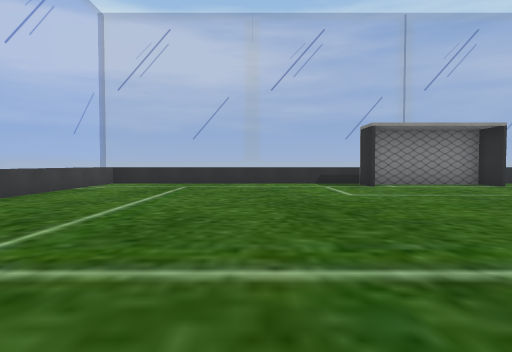
view 1 (above)

23 first-person views from a walk through a 3-D level made in the Unity game engine. The camera is 1.2 m above the floor, tilts 2° down and sees 75° across. The floor is counted in squares, 2 m on a side. Each view is taken from the middle of a square. On the plan, view 1 faces up. The plan holds only what a view shows up to about 10 squares ahead; the rest is blank. Some surface patterns are stand-ins.

view 2
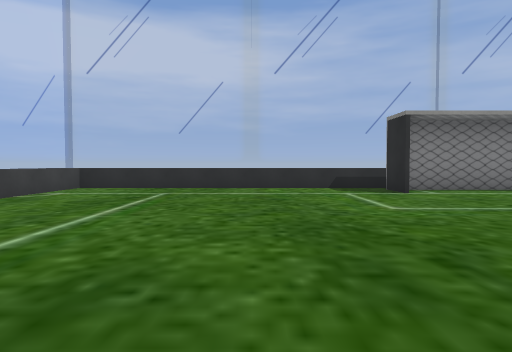

view 3
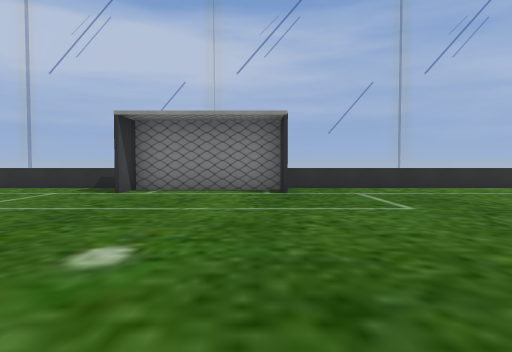

view 4
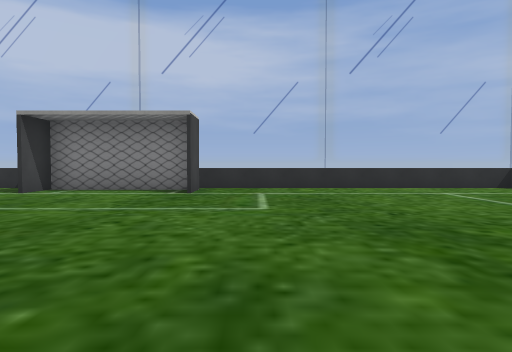

view 5
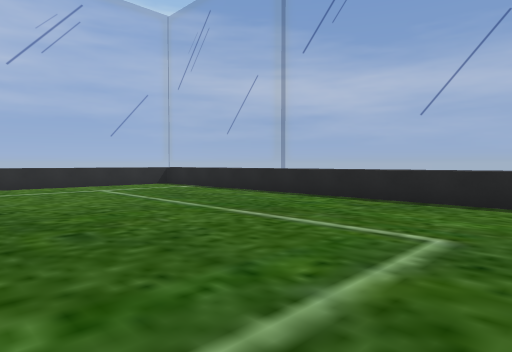

view 6
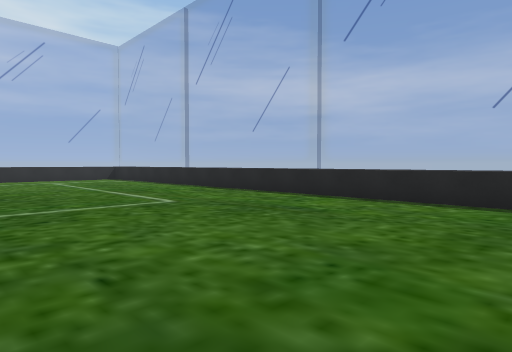

view 7
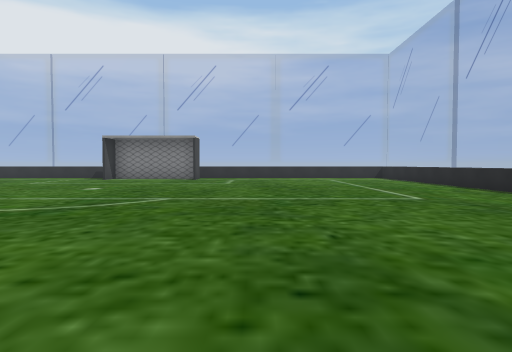

view 8
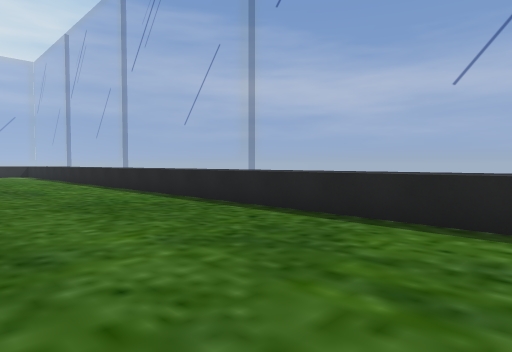

view 9
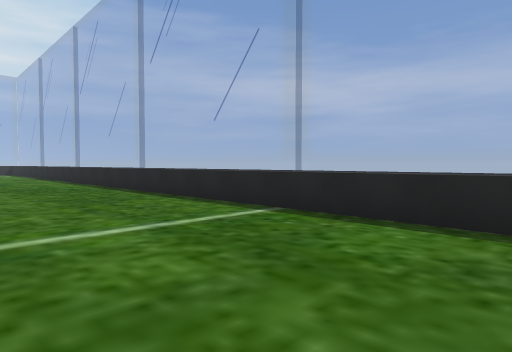

view 10
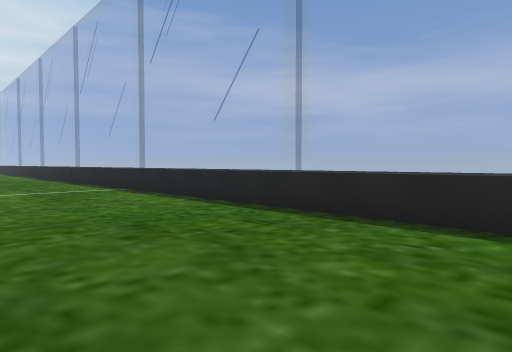

view 11
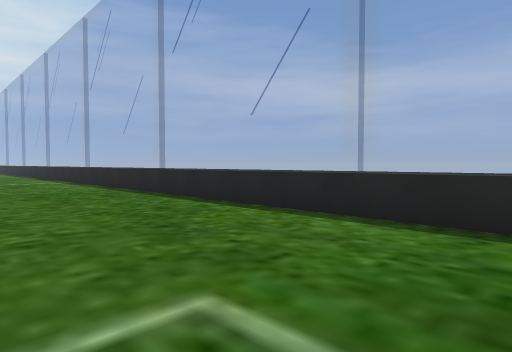

view 12
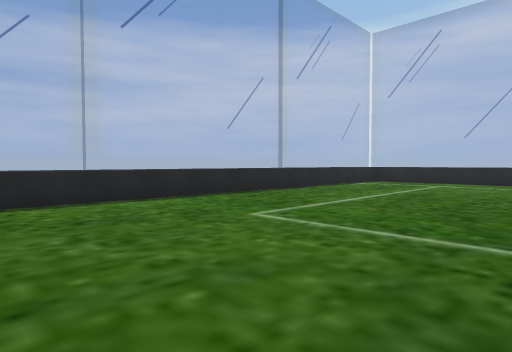

view 13
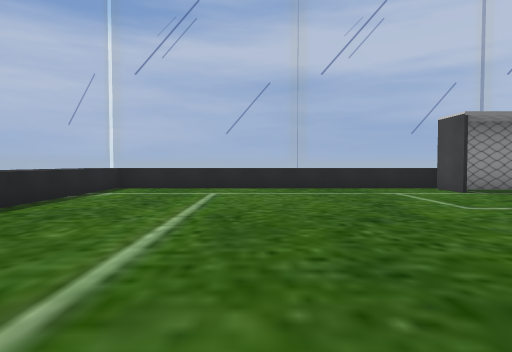

view 14
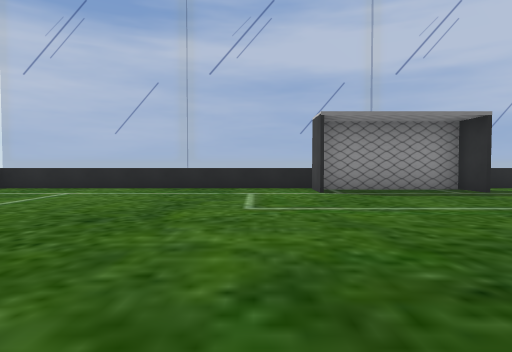

view 15
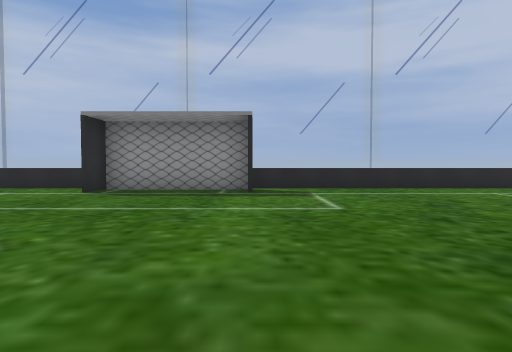

view 16
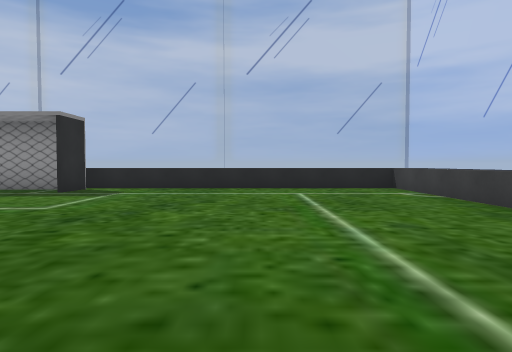

view 17
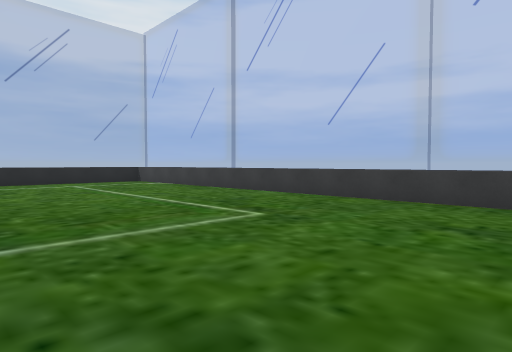

view 18
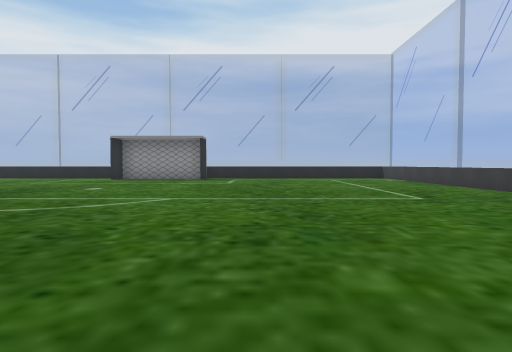

view 19
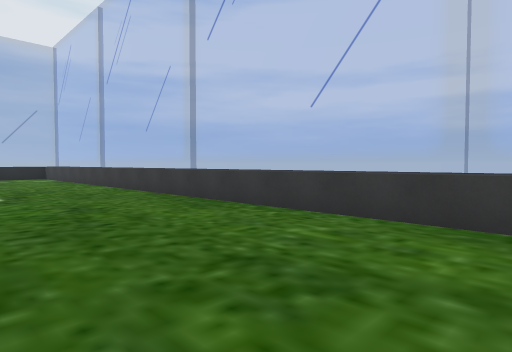

view 20
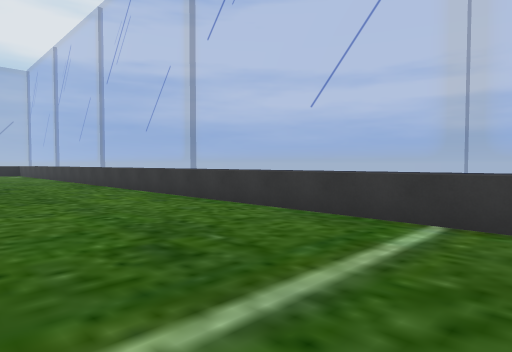

view 21
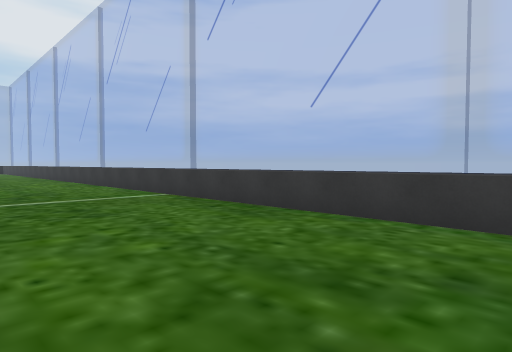

view 22
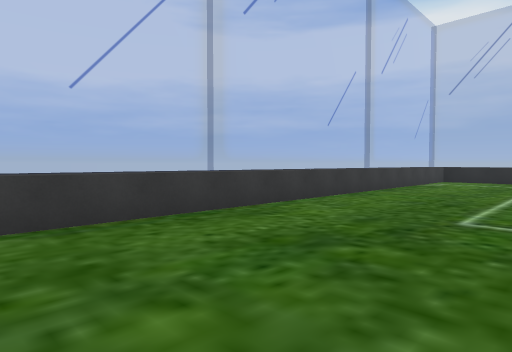

view 23
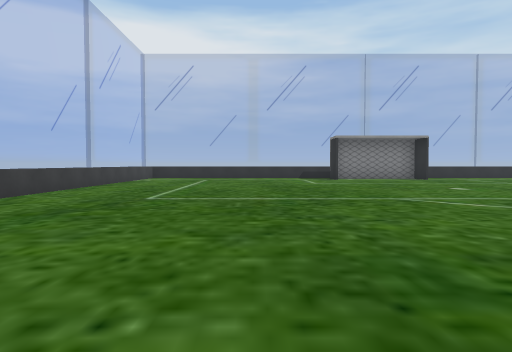

### Floor plan
Points are (right, up) in squares from view 1. A wall is a line through its corners. A room is listed if a view was taken in it or the views show most of it. See-through windows are left out.
Room 1 (views 1, 2, 3, 4, 5, 6, 7, 8, 9, 10, 11, 12, 13, 14, 15, 16, 17, 18, 19, 20, 21, 22, 23)
walls: (3.2, -26.9) (3.2, -28) (6.6, -28) (6.6, -26.9) (6.6, -28.1); (3.1, 8.9) (3.1, 10); (6.6, 10) (6.6, 8.9) (6.6, 9.9) (3.2, 9.9) (3.2, 8.9); (3.1, -28) (3.1, -26.9)
low walls: (-4.5, -3.4) (-4.5, -28.5) (3.4, -28.5); (6.4, -28.5) (14.5, -28.5) (14.5, 9.6); (3.4, 10.5) (-4.5, 10.5) (-4.5, -1.6); (14.5, 10.5) (6.5, 10.5)

Where each view was taken, in squares from view 1:
view 1: 0 up, 0 right, facing up
view 2: 2 up, 0 right, facing up
view 3: 2 up, 6 right, facing up
view 4: 2 up, 8 right, facing up
view 5: 1 up, 9 right, facing up-right
view 6: 3 down, 9 right, facing up-right
view 7: 4 down, 9 right, facing up
view 8: 8 down, 11 right, facing up-right
view 9: 12 down, 11 right, facing up-right
view 10: 17 down, 11 right, facing up-right
view 11: 21 down, 11 right, facing up-right
view 12: 17 down, 9 right, facing down-right
view 13: 20 down, 11 right, facing down
view 14: 20 down, 8 right, facing down
view 15: 20 down, 3 right, facing down
view 16: 20 down, 1 left, facing down
view 17: 17 down, 1 right, facing down-left
view 18: 14 down, 1 right, facing down
view 19: 13 down, 1 left, facing down-left
view 20: 8 down, 1 left, facing down-left
view 21: 3 down, 1 left, facing down-left
view 22: 2 down, 1 left, facing up-left
view 23: 4 down, 0 right, facing up
